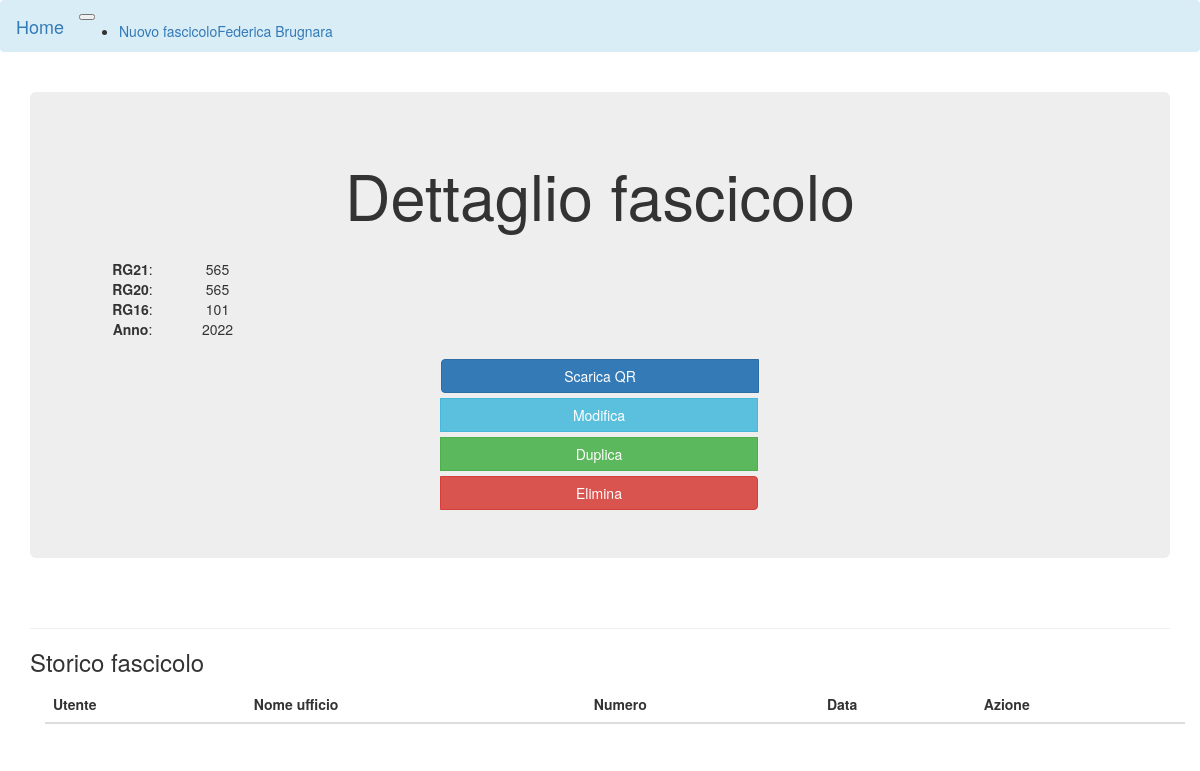
Screenshot of /fascicoli/1 (signed in) with the database file from the repository.
### app/models.py (models this page shows, shortened)
class User(UserMixin, db.Model):  # type: ignore
    id = db.Column(db.Integer, primary_key=True)
    nome = db.Column(db.String(32), index=True)
    cognome = db.Column(db.String(32), index=True)
    email = db.Column(db.String(64), index=True, unique=True)
    password = db.Column(db.String(128))
    nome_ufficio = db.Column(db.String(32), index=True)
    ufficio = db.Column(db.String(32), index=True)
    confirmed = db.Column(db.Boolean, default=False)
    superuser = db.Column(db.Boolean, default=False)

class Files(db.Model):  # type: ignore
    id = db.Column(db.Integer, primary_key=True)
    rg21 = db.Column(db.Integer, index=True)
    rg20 = db.Column(db.Integer, index=True)
    rg16 = db.Column(db.Integer, index=True)
    anno = db.Column(db.Integer, index=True)
    parent = db.Column(db.Integer, default=-1, index=True)

### app/fascicoli.py (the view)
@bp.route('/<file_id>', methods=('GET', 'POST'))
@login_required
def file_details(file_id):
    return render_template('fascicoli/file_details.html', title=current_app.config["LABELS"]["storico_fascicolo"], file=Files.query.get(file_id))

### app/models.py (called while the page is built)
@login.user_loader
def load_user(id):
    try:
        user = User.query.get(int(id))
        if user.confirmed:
            return user
        else:
            return None
    except:
        return None

### app/templates/fascicoli/file_details.html (shortened to what this page needs)
{% extends "base.html" %}
{% block app_content %}
    <section class="jumbotron text-center">
      <div class="container">
        <h1>{{ config.LABELS.dettaglio_fascicolo }}</h1>
        <br />
        <div class="row">
          <div class="col-sm-1 offset-sm-5">
            <strong>{{ config.LABELS.rg21 }}</strong>:
          </div>
          <div class="col-sm-1 offset-sm-1 offset-md-0">
            {{ file.rg21 }}
          </div>
        </div>
        <div class="row">
          <div class="col-sm-1 offset-sm-5">
            <strong>{{ config.LABELS.rg20 }}</strong>:
          </div>
          <div class="col-sm-1 offset-sm-1 offset-md-0">
            {% if file.rg20 %}
            {{ file.rg21 }}
            {% endif %}
          </div>
        </div>
        <div class="row">
          <div class="col-sm-1 offset-sm-5">
            <strong>{{ config.LABELS.rg16 }}</strong>:
          </div>
          <div class="col-sm-1 offset-sm-1 offset-md-0">
            {% if file.rg16 %}
            {{ file.rg16 }}
            {% endif %}
          </div>
        </div>
        <div class="row">
          <div class="col-sm-1 offset-sm-5">
            <strong>{{ config.LABELS.anno }}</strong>:
          </div>
          <div class="col-sm-1 offset-sm-1 offset-md-0">
            {{ file.anno }}
          </div>
        </div>
        <br />
        <div class="btn-group flex-wrap" role="group" aria-label="Actions">
          <a class="btn btn-primary btn-md btn-block" href="{{ url_for('fascicoli.download', file_id=file.id) }}">{{ config.LABELS.download_QR }}</a>
          <a class="btn btn-info btn-md btn-block" href="{{ url_for('fascicoli.file_modify', file_id=file.id) }}">{{ config.LABELS.modifica }}</a>
          <a class="btn btn-success btn-md btn-block" href="{{ url_for('fascicoli.file_duplicate', file_id=file.id) }}">{{ config.LABELS.duplica }}</a>
          <a class="btn btn-danger btn-md btn-block" href="{{ url_for('fascicoli.file_delete', file_id=file.id) }}">{{ config.LABELS.elimina }}</a>
        </div>
      </div>
    </section>
    <br /><hr>
    <h3>{{ config.LABELS.storico_fascicolo }}</h3>
    <div class="container">
      <div class="row">
        <div class="table-responsive col-md-12">
          <table id="data" class="table table-striped table-hover dt-responsive">
          <thead>
              <tr>
              <th>{{config.LABELS.utente_possesso}}</th>
              <th>{{config.LABELS.nome_ufficio}}</th>
              <th>{{config.LABELS.num}}</th>
              <th>{{config.LABELS.data}}</th>
              <th>{{config.LABELS.azione}}</th>
              </tr>
          </thead>
          </table>
        </div>
      </div>
    </div>
{% endblock %}

### app/templates/base.html (shortened to what this page needs)
{% extends 'bootstrap/base.html' %}
{% block head %}
{{super()}}
    <link rel="stylesheet" type="text/css" href="https://cdn.datatables.net/1.12.1/css/jquery.dataTables.css">
    <link rel= "stylesheet" type= "text/css" href= "{{ url_for('static', filename='style.css') }}">
{% endblock %}
{% block navbar %}
<nav class="navbar navbar-expand-lg navbar-light bg-info">
    <div class="container-fluid">
      <a class="navbar-brand" href="{{ url_for('index') }}">{{ config.LABELS.home }}</a>
      <button class="navbar-toggler" type="button" data-bs-toggle="collapse" data-bs-target="#navbarSupportedContent" aria-controls="navbarSupportedContent" aria-expanded="false" aria-label="Toggle navigation">
      </button>
      <div class="collapse navbar-collapse" id="navbarSupportedContent">
        <ul class="navbar-nav me-auto mb-2 mb-lg-0">
            {% if current_user.is_authenticated %}
                <li class="nav-item">
                    <a class="nav-link" href="{{ url_for('fascicoli.generation') }}">{{ config.LABELS.nuovo_file }}</a>
                </li>
            {% endif %}
        </ul>
        {% if current_user.is_anonymous %}
            {% if request.endpoint == "auth.login" %}
                <a class="nav-item nav-link ms-auto" href="{{ url_for('auth.register') }}">{{ config.LABELS.registration }}</a>
            {% else %}
                <a class="nav-item nav-link ms-auto" href="{{ url_for('auth.login') }}">{{ config.LABELS.login }}</a>
            {% endif %}
        {% else %}
        <div class="nav-item dropdown ms-auto">
            <a class="nav-link dropdown-toggle" id="navbarDropdown" role="button" data-bs-toggle="dropdown" aria-expanded="false">
            {{ current_user.nome }} {{ current_user.cognome }}
            </a>
        </div>
        {% endif %}
      </div>
    </div>
  </nav>
{% endblock %}
{% block content %}
    <div class="container">
        {% block app_content %}{% endblock %}
    </div>
{% endblock %}

### rows the page displays
User: nome "Federica", cognome "Brugnara"
Files: rg21 "565", rg16 "101", anno "2022"

### other values shown
{{ config.LABELS.home }} "Home"
{{ config.LABELS.nuovo_file }} "Nuovo fascicolo"
{{ config.LABELS.dettaglio_fascicolo }} "Dettaglio fascicolo"
{{ config.LABELS.rg21 }} "RG21"
{{ config.LABELS.rg20 }} "RG20"
{{ config.LABELS.rg16 }} "RG16"
{{ config.LABELS.anno }} "Anno"
{{ config.LABELS.download_QR }} "Scarica QR"
{{ config.LABELS.modifica }} "Modifica"
{{ config.LABELS.duplica }} "Duplica"
{{ config.LABELS.elimina }} "Elimina"
{{ config.LABELS.storico_fascicolo }} "Storico fascicolo"
{{ config.LABELS.utente_possesso }} "Utente"
{{ config.LABELS.nome_ufficio }} "Nome ufficio"
{{ config.LABELS.num }} "Numero"
